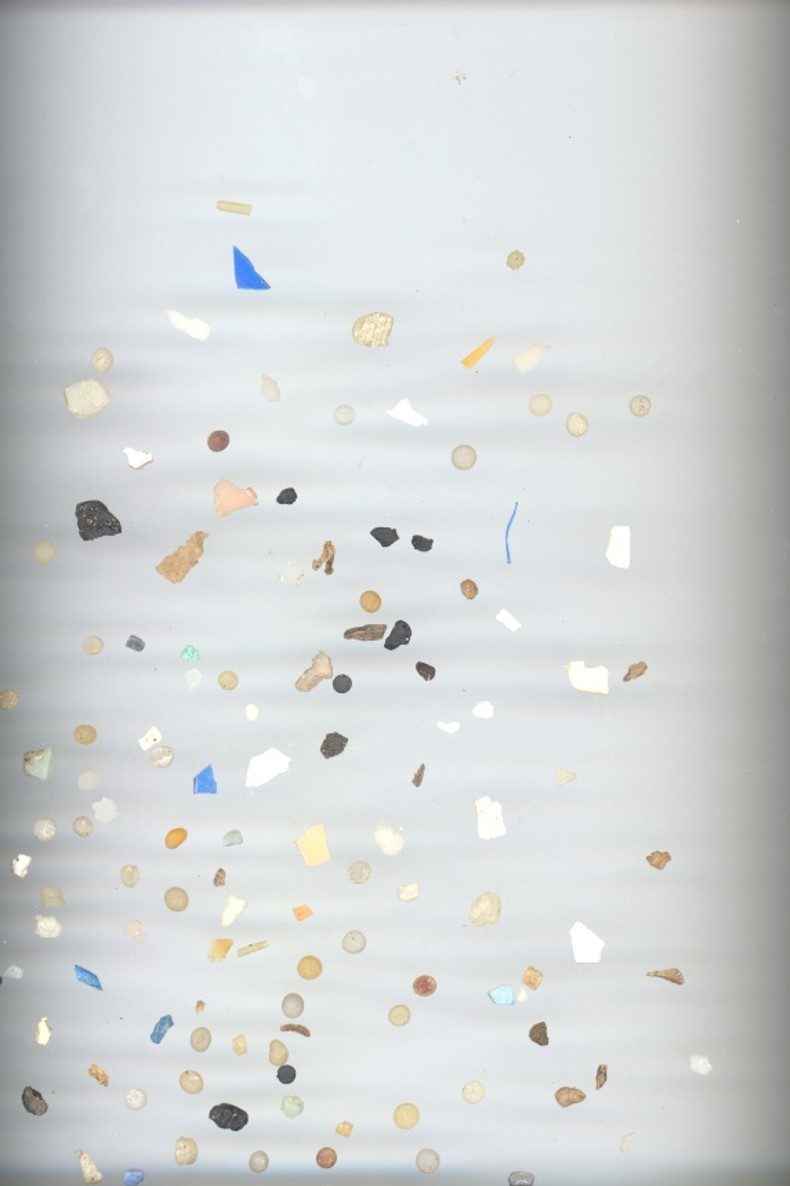
#> input picture Práctica_3/MPs_test.jpg, 790 x 1186 px, given in place of the camera
$ jupyter execute EJERCICIO_P1.ipynb
#> lines starting #> are read from the running program, lines starting #| are printed output that depends on the picture; after the words box and inside, x2 and y2 are one past the last pixel; in counts of white or black regions, pixels touching at a corner belong together
[cell 1]
import cv2
import numpy as np
import matplotlib.pyplot as plt

[cell 2]
alto_ajedrez = 800
ancho_ajedrez = 800
ajedrez_img = np.zeros((alto_ajedrez,ancho_ajedrez,1), dtype=np.uint8)

par=0

for n in range(0,800,100):
    for salteado in range(4):
        ajedrez_img[salteado*100+par:salteado*100+par+100,n:n+100,0] = 255
        par += 100
    if par == 400:
        par = 100
    else:
        par = 0

plt.imshow(ajedrez_img,cmap='gray')
plt.show()
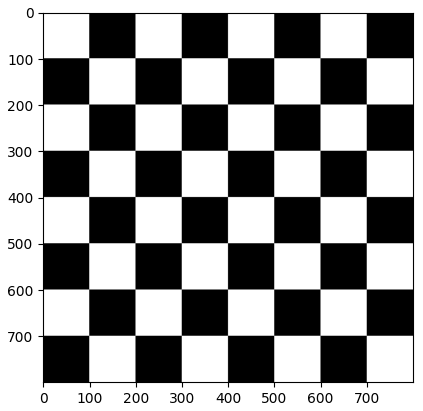
#> figure drawn by matplotlib, 1 panel

[cell 3]
color_img = np.zeros((700, 500, 3), dtype = np.uint8)
color_img[:,:,:] = 255
cv2.rectangle(color_img, (0,0), (300,200), (255,0,0), -1)

cv2.rectangle(color_img, (300,200), (475,600), (0,0,255), -1)

cv2.rectangle(color_img, (70,600), (300,690), (255,255,0), -1)

cv2.line(color_img, (300,0),(300,700),(0,0,0), 3)
cv2.line(color_img, (475,200),(475,600),(0,0,0), 3)

cv2.line(color_img, (0,200),(500,200),(0,0,0), 3)

cv2.line(color_img, (0,600),(500,600),(0,0,0),3)
cv2.line(color_img, (70,600),(70,700),(0,0,0),3)
cv2.line(color_img, (70,690),(300,690),(0,0,0),3)
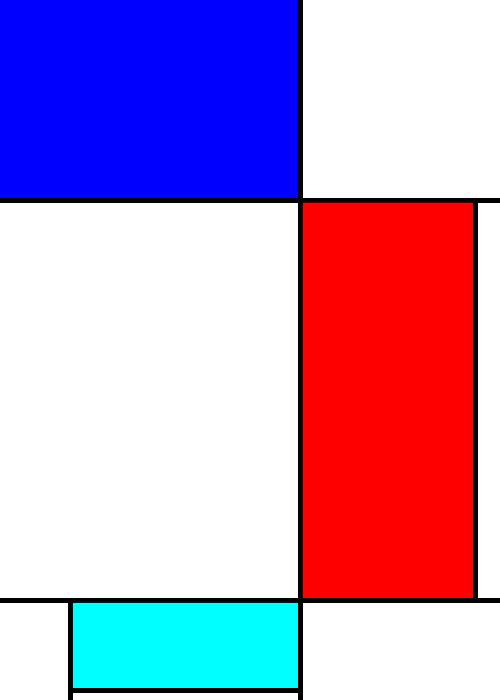
#> color_img: shape (700, 500, 3); mean of channels 0, 1, 2 197.3, 154.3, 189.3; drawn as B, G, R

plt.imshow(color_img)
plt.show()

[cell 4]
vid = cv2.VideoCapture(0)

while(True):
    # fotograma a fotograma
    ret, frame = vid.read()
#> frame is the input picture: shape (1186, 790, 3); mean B, G, R 213.9, 213.8, 210.9
    #Dimensiones imagen de entrada
    h, w, c = frame.shape
#> h = 1186; w = 790; c = 3
    if ret:
        #Separamos canales
        b = frame[:,:,0]
        g = frame[:,:,1]
        r = frame[:,:,2]


        b = 50 -b
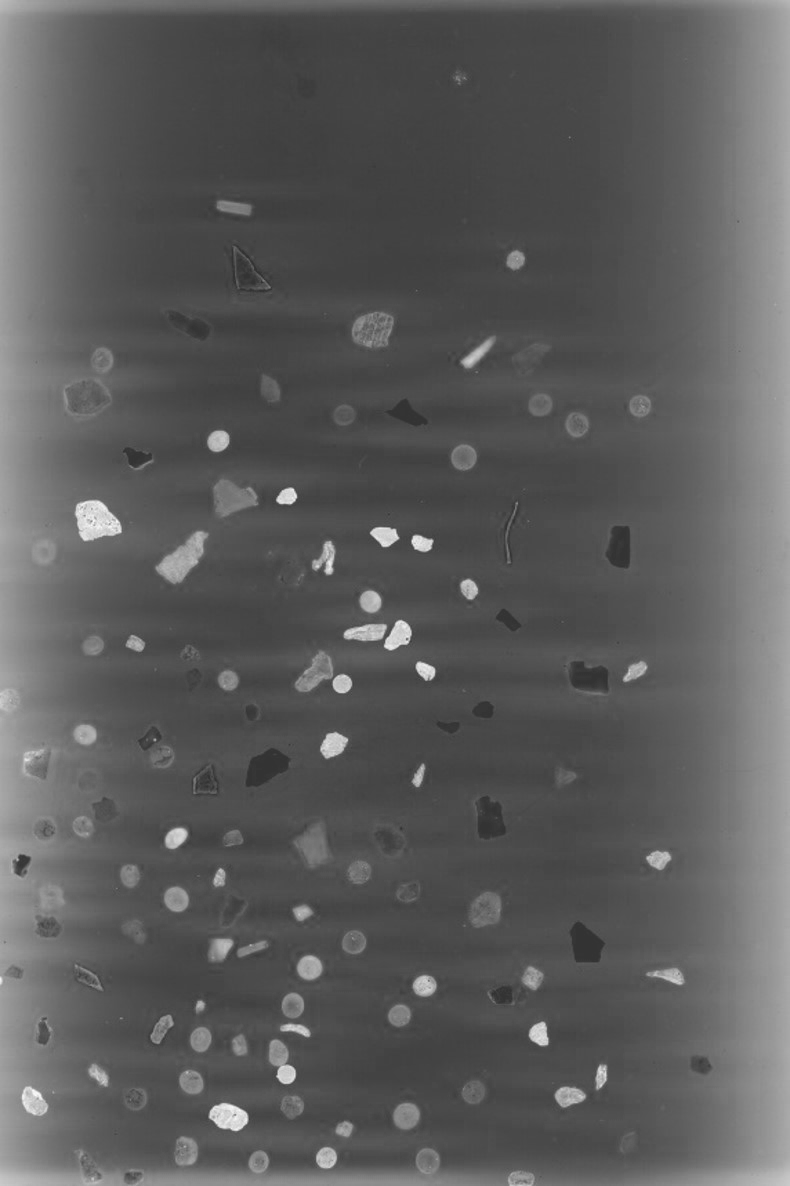
#> b: shape (1186, 790); min 51, max 250, mean 92.1
        b_3dimensiones = cv2.merge ([b,b,b])

        #Primera imagen
        rgb = np.random.randint(0,256, size=3).tolist()
        tint = np.full_like(frame,rgb, dtype=np.uint8)
        alpha= 0.5
        tinted = cv2.addWeighted (frame, 1-alpha, tint, alpha, 0)
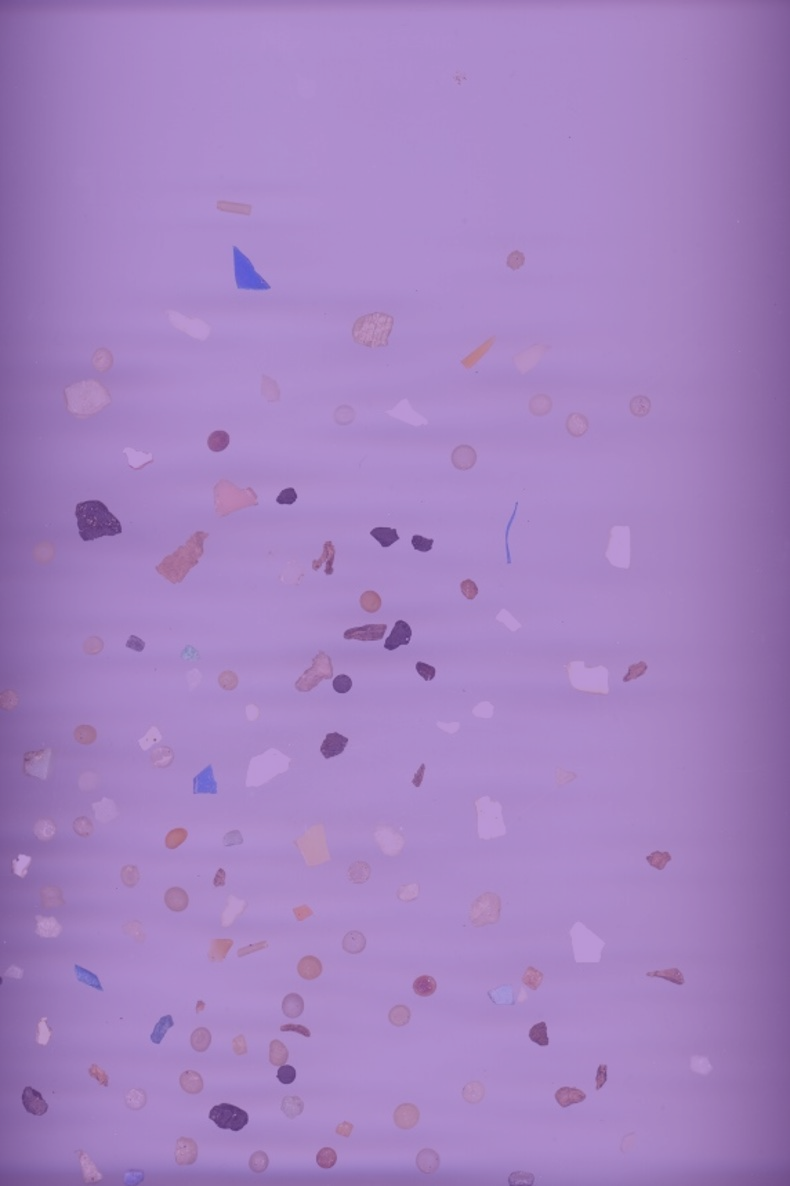
#> tinted: shape (1186, 790, 3); mean B, G, R 193, 130.4, 164
        k= cv2.waitKey(500)
#> (key Esc is pressed here)

        collage = np.hstack((tinted, b_3dimensiones))


        # Muestra fotograma redimensionando a la mitad para que quepa en pantalla
        cv2.imshow('RGB', cv2.resize(collage, (int(w*1.5),int(h/2)),cv2.INTER_NEAREST))
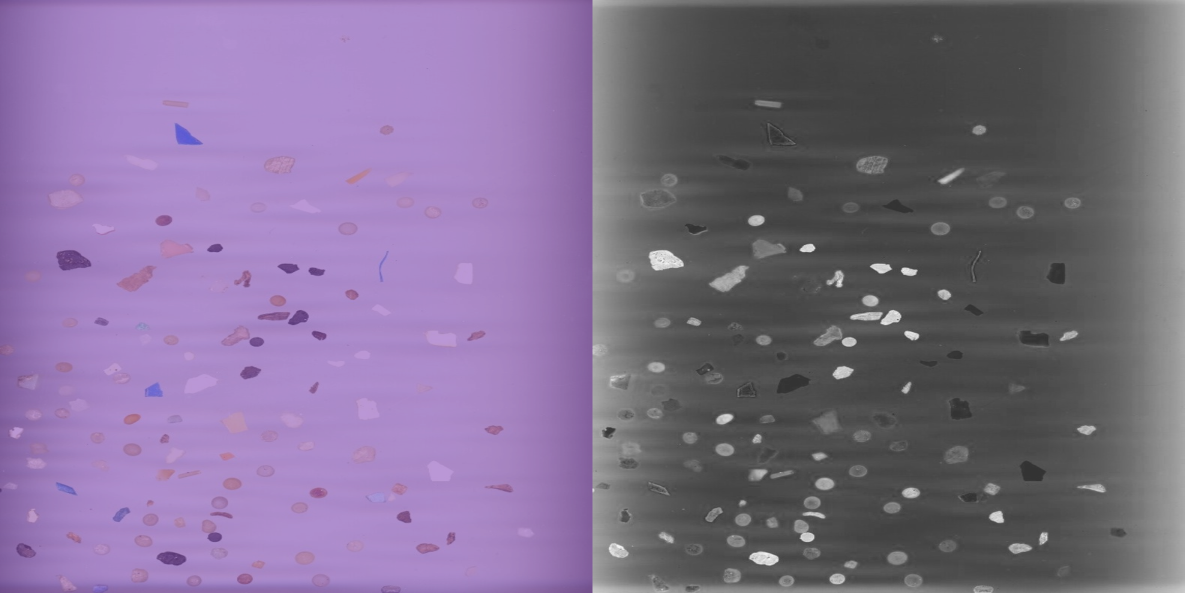
#> window 'RGB': shape (593, 1185, 3); mean B, G, R 142.6, 111.3, 128.1

    # Detenemos pulsado ESC
    if cv2.waitKey(20) == 27:
#> (key Esc is pressed here)
        break

# Libera el objeto de captura
vid.release()
# Destruye ventanas
cv2.destroyAllWindows()

[cell 5]
def mouse_events(event, x, y, flags, params):
    global frame
    if event == cv2.EVENT_MOUSEMOVE:
        x = min(x, frame.shape[1]-1)
        y = min(y, frame.shape[0]-1)
        B = frame[y, x, 0]
        G = frame[y, x, 1]
        R = frame[y, x, 2]
        print(f'R={R}, G={G}, B={B}')
vid = cv2.VideoCapture(0)


# # Tipografía para mostrar texto
font = cv2.FONT_HERSHEY_SIMPLEX

lanzado = 0 #bandera para primer fotograma
px = -1

# # fotograma a fotograma
ret, frame = vid.read()

img_gris = cv2.cvtColor(frame, cv2.COLOR_BGR2GRAY)

maxColor, minColor, maxPos, minPos = cv2.minMaxLoc(img_gris)
#> maxColor = 60; minColor = 255; maxPos = (232, 1107); minPos = (193, 324)
# print(maxPos)
# print(minPos)
cv2.circle(frame, maxPos, 2, (255,255,0), 3 )
#> frame: shape (1186, 790, 3); under 0.01% of pixels changed, all inside (x1, y1, x2, y2) = (228, 1103, 237, 1112)
cv2.circle(frame, minPos, 2,(255,0,255), 3 )
#> frame: shape (1186, 790, 3); mean B, G, R 213.9, 213.8, 210.9

if ret:
       # Activa el manejador en el primer fotograma
    if lanzado == 0:
#         # Muestra fotograma
        cv2.imshow('Cam', frame)
        # Define el nombre del manejador del evento
        cv2.setMouseCallback('Cam', mouse_events)
        lanzado = 1

#     # Muestra valores RGB intentando centrar en el puntero
    if px > -1:
        cv2.putText(frame, '{}'.format(R), (px-45,py-5), font, 0.5, (0, 0, 255), 1)
        cv2.putText(frame, '     {}'.format(G), (px-54,py-5), font, 0.5, (0, 255, 0), 1)
        cv2.putText(frame, '         {}'.format(B), (px-54,py-5), font, 0.5, (255, 0, 0), 1)

cv2.imshow('Cam', frame)

plt.imshow(frame)
plt.show()

# Detenemos pulsado ESC
#if cv2.waitKey(20) == 27:

# Libera el objeto de captura
#vid.release()
# Destruye ventanas
#cv2.destroyAllWindows()

[cell 6]
import cv2
import numpy as np

vid = cv2.VideoCapture(0)
w = int(vid.get(cv2.CAP_PROP_FRAME_WIDTH)//4)
h = int(vid.get(cv2.CAP_PROP_FRAME_HEIGHT)//4)
vid.set(cv2.CAP_PROP_FRAME_WIDTH, w)
vid.set(cv2.CAP_PROP_FRAME_HEIGHT, h)

collage = np.zeros((h*4, w*4, 3), dtype=np.uint8)

while True:
    ret, frameIN = vid.read()
    if not ret:
        break
    frame = cv2.resize(frameIN, (w, h), cv2.INTER_NEAREST)
#> frame: shape (296, 197, 3)
    r = frame[:,:,2]
#> r: shape (296, 197)
    g = frame[:,:,1]
#> g: shape (296, 197)
    b = frame[:,:,0]
#> b: shape (296, 197)

    collage[0:h, 0:w] = frame
#> collage: shape (1184, 788, 3)
    collage[0:h, w:2*w][:,:,0] = 255 - r
    collage[0:h, w:2*w][:,:,1] = g
    collage[0:h, w:2*w][:,:,2] = b
    collage[0:h, 2*w:3*w][:,:,0] = r
    collage[0:h, 2*w:3*w][:,:,1] = 255 - g
    collage[0:h, 2*w:3*w][:,:,2] = b
    collage[0:h, 3*w:4*w][:,:,0] = b
    collage[0:h, 3*w:4*w][:,:,1] = 255 - g
    collage[0:h, 3*w:4*w][:,:,2] = 255 - r

    collage[h:2*h, 0:w][:,:,0] = 255 - b
    collage[h:2*h, 0:w][:,:,1] = r
    collage[h:2*h, 0:w][:,:,2] = 255 - g
    collage[h:2*h, w:2*w][:,:,0] = g
    collage[h:2*h, w:2*w][:,:,1] = 255 - r
    collage[h:2*h, w:2*w][:,:,2] = b
    collage[h:2*h, 2*w:3*w][:,:,0] = 255 - r
    collage[h:2*h, 2*w:3*w][:,:,1] = b
    collage[h:2*h, 2*w:3*w][:,:,2] = 255 - g
    collage[h:2*h, 3*w:4*w][:,:,0] = r
    collage[h:2*h, 3*w:4*w][:,:,1] = g
    collage[h:2*h, 3*w:4*w][:,:,2] = 255 - b
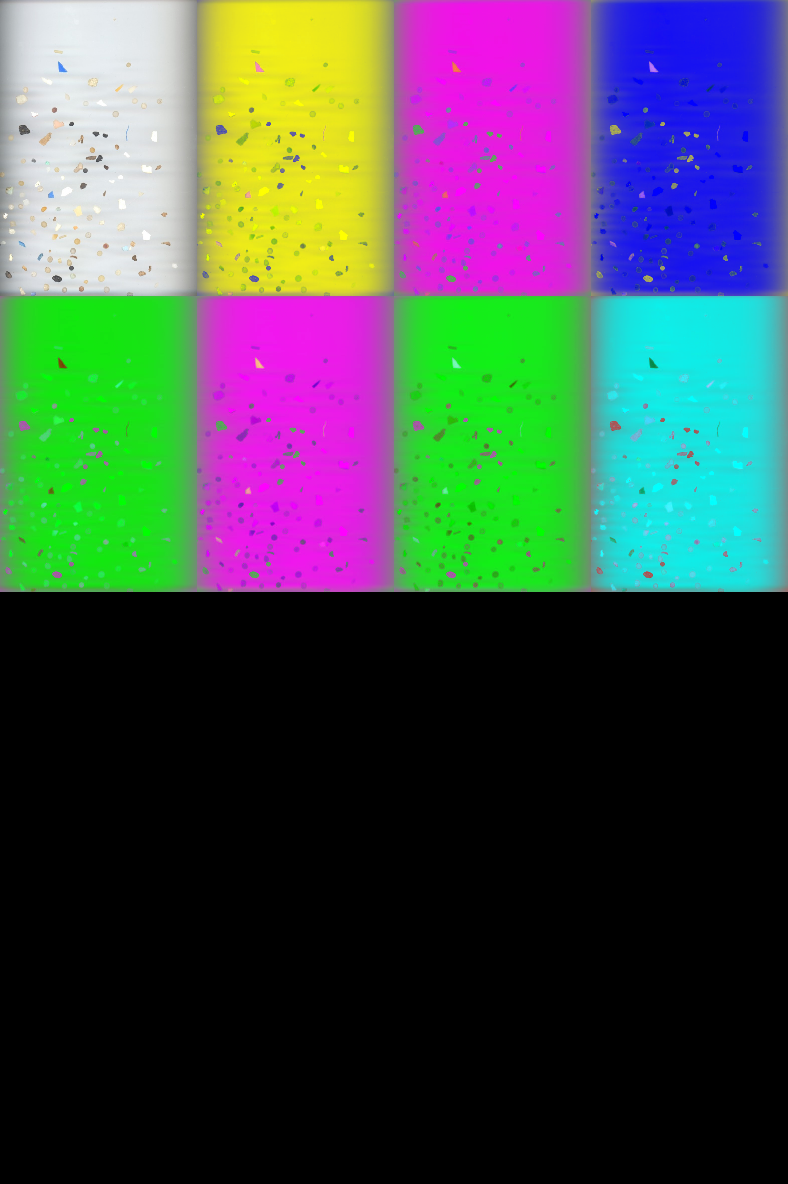
#> collage: shape (1184, 788, 3); mean B, G, R 74.5, 74.5, 63.8

    collage[2*h:3*h, 0:w][:,:,0] = g
    collage[2*h:3*h, 0:w][:,:,1] = b
    collage[2*h:3*h, 0:w][:,:,2] = r
    collage[2*h:3*h, w:2*w][:,:,0] = 255 - g
    collage[2*h:3*h, w:2*w][:,:,1] = r
    collage[2*h:3*h, w:2*w][:,:,2] = 255 - b
    collage[2*h:3*h, 2*w:3*w][:,:,0] = b
    collage[2*h:3*h, 2*w:3*w][:,:,1] = 255 - r
    collage[2*h:3*h, 2*w:3*w][:,:,2] = g
    collage[2*h:3*h, 3*w:4*w][:,:,0] = 255 - r
    collage[2*h:3*h, 3*w:4*w][:,:,1] = 255 - g
    collage[2*h:3*h, 3*w:4*w][:,:,2] = 255 - b

    collage[3*h:4*h, 0:w][:,:,0] = r
    collage[3*h:4*h, 0:w][:,:,1] = 255 - b
    collage[3*h:4*h, 0:w][:,:,2] = g
    collage[3*h:4*h, w:2*w][:,:,0] = 255 - g
    collage[3*h:4*h, w:2*w][:,:,1] = b
    collage[3*h:4*h, w:2*w][:,:,2] = r
    collage[3*h:4*h, 2*w:3*w][:,:,0] = 255 - b
    collage[3*h:4*h, 2*w:3*w][:,:,1] = 255 - r
    collage[3*h:4*h, 2*w:3*w][:,:,2] = g
    collage[3*h:4*h, 3*w:4*w][:,:,0] = g
    collage[3*h:4*h, 3*w:4*w][:,:,1] = r
    collage[3*h:4*h, 3*w:4*w][:,:,2] = 255 - b

    cv2.imshow('Cam', collage)
    if cv2.waitKey(20) == 27:
#> (key Esc is pressed here)
        break


cv2.imshow('Cam', frame)

plt.imshow(collage)
plt.show()

vid.release()
cv2.destroyAllWindows()
